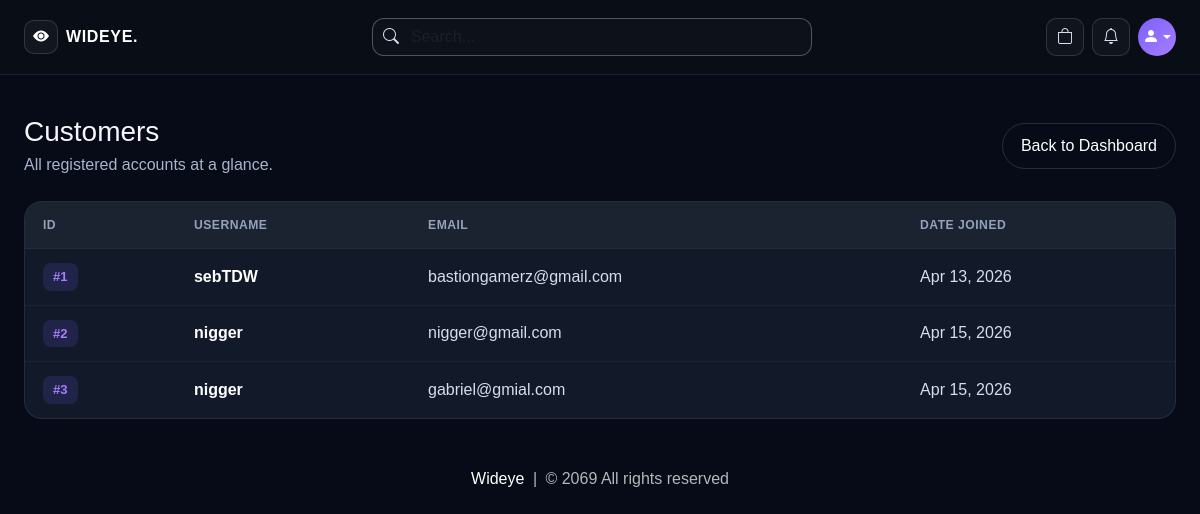
Page /customers (signed in) on the committed database.
### website/models.py (models this page shows, shortened)
class Customer(db.Model, UserMixin):
    id = db.Column(db.Integer, primary_key=True)
    email = db.Column(db.String(100), unique=True)
    username = db.Column(db.String(100))
    password_hash = db.Column(db.String(150))
    is_admin = db.Column(db.Boolean, default=False, nullable=False)
    face_profile_name = db.Column(db.String(100))
    usual_product_id = db.Column(db.Integer, db.ForeignKey('product.id'), nullable=True)
    date_joined = db.Column(db.DateTime(), default=datetime.utcnow)
    cart_items = db.relationship('Cart', backref=db.backref('customer', lazy=True))
    orders = db.relationship('Order', backref=db.backref('customer', lazy=True))
    usual_product = db.relationship('Product', foreign_keys=[usual_product_id])
    usual_items = db.relationship(
        'UsualOrderItem',
        backref=db.backref('customer', lazy=True),
        cascade='all, delete-orphan',
        order_by='UsualOrderItem.id'
    )
    @property
    def password(self):
        raise AttributeError('Password is not a readable Attribute')

### website/admin.py (the view)
@admin.route('/customers')
@login_required
def display_customers():
    if current_user_is_admin():
        customers = Customer.query.all()
        return render_template('customers.html', customers=customers)
    return render_template('404.html')

### website/admin.py (called while the page is built)
def current_user_is_admin():
    return current_user.is_authenticated and bool(getattr(current_user, 'is_admin', False))

### website/templates/customers.html (shortened to what this page needs)
{% extends 'base.html' %}
{% block body %}
<div class="wideye-shell py-4">
    <div class="d-flex flex-wrap align-items-center justify-content-between gap-3 mb-4">
        <div>
            <h1 class="h3 mb-1">Customers</h1>
            <p style="color:#a8b4cc;" class="mb-0">All registered accounts at a glance.</p>
        </div>
        <a href="/admin-page" style="border:1px solid rgba(255,255,255,0.14);border-radius:999px;padding:10px 18px;color:#fff;">Back to Dashboard</a>
    </div>
    {% if customers | length < 1 %}
    <div class="text-center py-5">
        <h3>No customers yet.</h3>
    </div>
    {% else %}
    <div class="wideye-table-wrap">
        <table class="wideye-table">
            <thead>
                <tr>
                    <th>ID</th>
                    <th>Username</th>
                    <th>Email</th>
                    <th>Date Joined</th>
                </tr>
            </thead>
            <tbody>
                {% for customer in customers %}
                <tr>
                    <td><span class="wideye-id-badge">#{{ customer.id }}</span></td>
                    <td style="color:#fff;font-weight:600;">{{ customer.username }}</td>
                    <td>{{ customer.email }}</td>
                    <td>{{ customer.date_joined.strftime('%b %d, %Y') if customer.date_joined else 'N/A' }}</td>
                </tr>
                {% endfor %}
            </tbody>
        </table>
    </div>
    {% endif %}
</div>
{% endblock %}

### website/templates/base.html (style rules this page uses)
* { box-sizing: border-box; }
html { -webkit-text-size-adjust: 100%; }
body { background: #060b17; color: #f6f7fb; min-height: 100vh; font-family: Arial, Helvetica, sans-serif; overflow-x: hidden; }
a { text-decoration: none; }
.wideye-shell { width: min(calc(100% - clamp(1rem, 4vw, 3rem)), 1280px); margin: 0 auto; }

### website/templates/customers.html (style rules this page uses)
.wideye-table-wrap { background: #121a29; border: 1px solid rgba(255, 255, 255, 0.08); border-radius: 18px; overflow: hidden; }
.wideye-table { width: 100%; border-collapse: collapse; margin: 0; }
.wideye-table thead { background: rgba(255, 255, 255, 0.04); }
.wideye-table th { padding: 14px 18px; font-size: 0.76rem; text-transform: uppercase; letter-spacing: 0.04em; color: #94a2bc; font-weight: 600; border-bottom: 1px solid rgba(255, 255, 255, 0.08); }
.wideye-table td { padding: 14px 18px; color: #d7dcee; border-bottom: 1px solid rgba(255, 255, 255, 0.04); }
.wideye-table tbody tr:last-child td { border-bottom: none; }
.wideye-id-badge { background: rgba(123, 97, 255, 0.15); color: #a77dff; font-weight: 700; font-size: 0.82rem; padding: 4px 10px; border-radius: 8px; display: inline-block; }

### rows in the picture
Customer: id "1", username "sebTDW", email "bastiongamerz@gmail.com", date_joined "Apr 13, 2026"
Customer: id "2", username "nigger", email "nigger@gmail.com", date_joined "Apr 15, 2026"
Customer: id "3", username "nigger", email "gabriel@gmial.com", date_joined "Apr 15, 2026"
